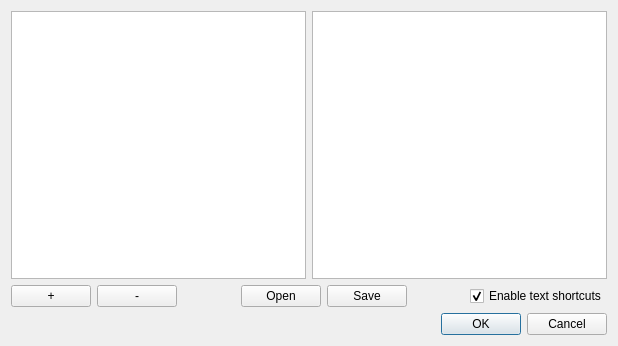
<?xml version="1.0" encoding="UTF-8"?>
<ui version="4.0">
 <class>Snipples</class>
 <widget class="QDialog" name="Snipples">
  <property name="geometry">
   <rect>
    <x>0</x>
    <y>0</y>
    <width>618</width>
    <height>346</height>
   </rect>
  </property>
  <property name="windowTitle">
   <string>Text shortcuts</string>
  </property>
  <layout class="QVBoxLayout" name="verticalLayout">
   <item>
    <layout class="QHBoxLayout" name="horizontalLayout">
     <item>
      <widget class="QListWidget" name="listWidget">
       <property name="toolTip">
        <string/>
       </property>
       <property name="whatsThis">
        <string/>
       </property>
      </widget>
     </item>
     <item>
      <widget class="QPlainTextEdit" name="plainTextEdit"/>
     </item>
    </layout>
   </item>
   <item>
    <layout class="QHBoxLayout" name="horizontalLayout_4">
     <item>
      <widget class="QPushButton" name="addPushButton">
       <property name="text">
        <string>+</string>
       </property>
      </widget>
     </item>
     <item>
      <widget class="QPushButton" name="removePushButton">
       <property name="text">
        <string>-</string>
       </property>
      </widget>
     </item>
     <item>
      <spacer name="horizontalSpacer">
       <property name="orientation">
        <enum>Qt::Horizontal</enum>
       </property>
       <property name="sizeHint" stdset="0">
        <size>
         <width>40</width>
         <height>20</height>
        </size>
       </property>
      </spacer>
     </item>
     <item>
      <widget class="QPushButton" name="openPushButton">
       <property name="text">
        <string>Open</string>
       </property>
      </widget>
     </item>
     <item>
      <widget class="QPushButton" name="savePushButton">
       <property name="text">
        <string>Save</string>
       </property>
      </widget>
     </item>
     <item>
      <spacer name="horizontalSpacer_2">
       <property name="orientation">
        <enum>Qt::Horizontal</enum>
       </property>
       <property name="sizeHint" stdset="0">
        <size>
         <width>40</width>
         <height>20</height>
        </size>
       </property>
      </spacer>
     </item>
     <item>
      <widget class="QCheckBox" name="snipplesCheckBox">
       <property name="text">
        <string>Enable text shortcuts</string>
       </property>
       <property name="checked">
        <bool>true</bool>
       </property>
      </widget>
     </item>
    </layout>
   </item>
   <item>
    <widget class="QDialogButtonBox" name="buttonBox">
     <property name="orientation">
      <enum>Qt::Horizontal</enum>
     </property>
     <property name="standardButtons">
      <set>QDialogButtonBox::Cancel|QDialogButtonBox::Ok</set>
     </property>
    </widget>
   </item>
  </layout>
 </widget>
 <resources/>
 <connections>
  <connection>
   <sender>buttonBox</sender>
   <signal>accepted()</signal>
   <receiver>Snipples</receiver>
   <slot>accept()</slot>
   <hints>
    <hint type="sourcelabel">
     <x>248</x>
     <y>254</y>
    </hint>
    <hint type="destinationlabel">
     <x>157</x>
     <y>274</y>
    </hint>
   </hints>
  </connection>
  <connection>
   <sender>buttonBox</sender>
   <signal>rejected()</signal>
   <receiver>Snipples</receiver>
   <slot>reject()</slot>
   <hints>
    <hint type="sourcelabel">
     <x>316</x>
     <y>260</y>
    </hint>
    <hint type="destinationlabel">
     <x>286</x>
     <y>274</y>
    </hint>
   </hints>
  </connection>
 </connections>
</ui>
